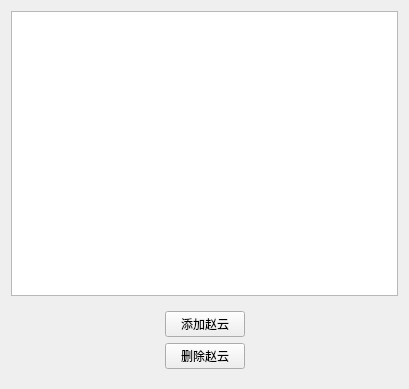
<?xml version="1.0" encoding="UTF-8"?>
<ui version="4.0">
 <class>Widget</class>
 <widget class="QWidget" name="Widget">
  <property name="geometry">
   <rect>
    <x>0</x>
    <y>0</y>
    <width>409</width>
    <height>389</height>
   </rect>
  </property>
  <property name="windowTitle">
   <string>Widget</string>
  </property>
  <layout class="QVBoxLayout" name="verticalLayout">
   <item>
    <widget class="QTableWidget" name="tableWidget"/>
   </item>
   <item>
    <widget class="QWidget" name="widget" native="true">
     <layout class="QGridLayout" name="gridLayout">
      <item row="1" column="1">
       <widget class="QPushButton" name="BtnDelete">
        <property name="text">
         <string>删除赵云</string>
        </property>
       </widget>
      </item>
      <item row="0" column="1">
       <widget class="QPushButton" name="BtnAdd">
        <property name="text">
         <string>添加赵云</string>
        </property>
       </widget>
      </item>
      <item row="0" column="0">
       <spacer name="horizontalSpacer">
        <property name="orientation">
         <enum>Qt::Horizontal</enum>
        </property>
        <property name="sizeHint" stdset="0">
         <size>
          <width>40</width>
          <height>20</height>
         </size>
        </property>
       </spacer>
      </item>
      <item row="0" column="2">
       <spacer name="horizontalSpacer_2">
        <property name="orientation">
         <enum>Qt::Horizontal</enum>
        </property>
        <property name="sizeHint" stdset="0">
         <size>
          <width>40</width>
          <height>20</height>
         </size>
        </property>
       </spacer>
      </item>
     </layout>
    </widget>
   </item>
  </layout>
 </widget>
 <resources/>
 <connections/>
</ui>
